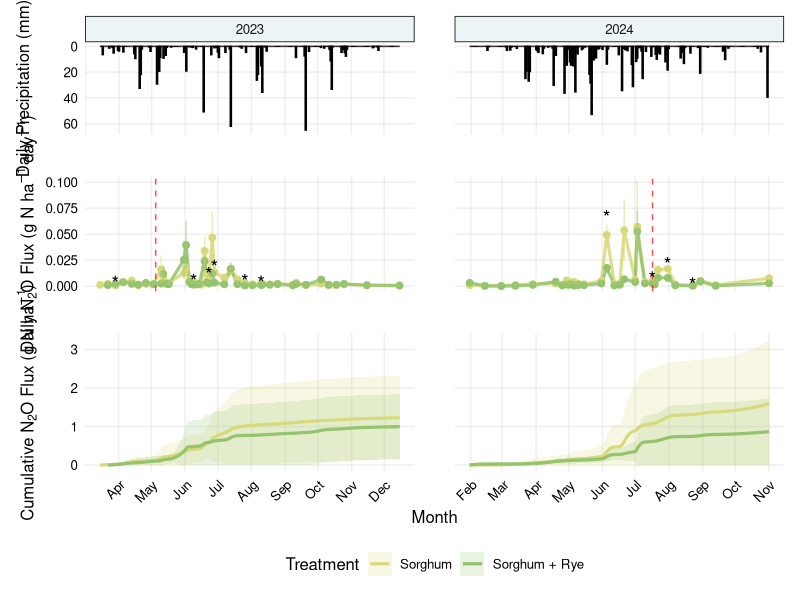
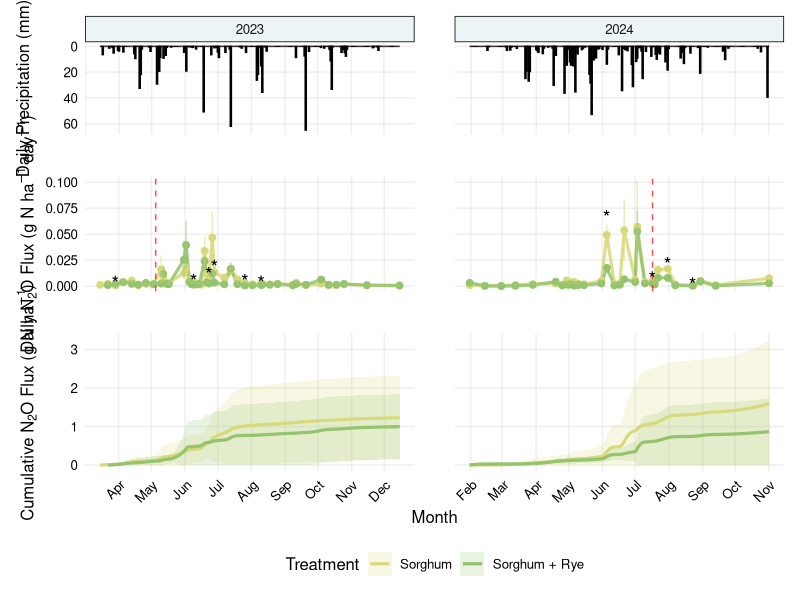

The R source for these figures, in order:
## ---- chunk 1
library(tidyverse)
library(lubridate)
library(patchwork)

# Custom theme and colors (mirrors Final_Figures_Tables.qmd)
theme_publication <- function(base_size = 12) {
  theme_minimal(base_size = base_size) +
    theme(
      panel.background = element_rect(fill = "#ffffffff", color = NA),
      plot.background = element_rect(fill = "#ffffffff", color = NA),
      panel.grid.major = element_line(color = alpha("#B7B5B3", 0.2)),
      panel.grid.minor = element_blank(),
      text = element_text(color = "#000000ff"),
      axis.text = element_text(color = "#000000ff"),
      strip.background = element_rect(fill = alpha("#A5CAD2", 0.2)),
      axis.text.x = element_text(angle = 45, hjust = 1),
      panel.spacing = unit(2, "lines")
    )
}

treatment_colors <- c(
  "Sorghum" = "#D8D97AFF",
  "Sorghum + Rye" = "#95C36EFF",
  "Corn" = "#74C8C3FF",
  "Soy" = "#0A2E57FF"
)

scale_color_treatments <- function() scale_color_manual(values = treatment_colors)
scale_fill_treatments <- function() scale_fill_manual(values = treatment_colors)
## ---- chunk 2
flux_data <- read_csv("data/cleaned_flux_data.csv") %>%
  mutate(date = as.Date(date))

rain <- readxl::read_xlsx("data/rain/historical_rain.xlsx") %>%
  select(day, doy, precipmm) %>%
  mutate(date = as.Date(day), year = year(date))
## ---- chunk 3
# Treatment-level daily means and SE (as in original Figure 2)
daily_flux <- flux_data %>%
  filter(treatment %in% c("Sorghum", "Sorghum + Rye")) %>%
  mutate(Treatment = treatment, year = year(date)) %>%
  filter(year %in% c(2023, 2024)) %>%
  group_by(Treatment, year, date) %>%
  summarise(
    mean_flux = mean(gnha_day_no_negative, na.rm = TRUE) / 1000,
    se_flux   = sd(gnha_day_no_negative, na.rm = TRUE) /
      sqrt(sum(!is.na(gnha_day_no_negative))) / 1000,
    .groups = "drop"
  )

# Flux measurement window per year
flux_date_ranges <- daily_flux %>%
  group_by(year) %>%
  summarise(
    min_date = min(date, na.rm = TRUE),
    max_date = max(date, na.rm = TRUE),
    .groups = "drop"
  )

# Daily significance between treatments
# (retained for stylistic match to existing figure)
daily_significance <- flux_data %>%
  filter(treatment %in% c("Sorghum", "Sorghum + Rye")) %>%
  mutate(year = year(date)) %>%
  filter(year %in% c(2023, 2024)) %>%
  group_by(year, date) %>%
  summarise(
    p_value = {
      sorghum_flux <- gnha_day_no_negative[treatment == "Sorghum"]
      sorghum_rye_flux <- gnha_day_no_negative[treatment == "Sorghum + Rye"]

      sorghum_flux <- sorghum_flux[!is.na(sorghum_flux)]
      sorghum_rye_flux <- sorghum_rye_flux[!is.na(sorghum_rye_flux)]

      if (length(sorghum_flux) >= 2 && length(sorghum_rye_flux) >= 2) {
        tryCatch(t.test(sorghum_flux, sorghum_rye_flux)$p.value,
                 error = function(e) NA_real_)
      } else {
        NA_real_
      }
    },
    .groups = "drop"
  ) %>%
  mutate(
    significant = p_value < 0.05,
    star_label = ifelse(significant & !is.na(p_value), "*", "")
  )

max_flux_by_date <- daily_flux %>%
  group_by(year, date) %>%
  summarise(max_flux = max(mean_flux + se_flux, na.rm = TRUE), .groups = "drop")

star_data <- daily_significance %>%
  left_join(max_flux_by_date, by = c("year", "date")) %>%
  filter(star_label == "*") %>%
  mutate(star_y = max_flux * 1.1)
## ---- chunk 4
# Plot-level daily flux (averaging row/interrow within plot)
daily_flux_plot_level <- flux_data %>%
  filter(treatment %in% c("Sorghum", "Sorghum + Rye")) %>%
  mutate(Treatment = treatment, year = year(date)) %>%
  filter(year %in% c(2023, 2024)) %>%
  group_by(Treatment, year, plot, date) %>%
  summarise(daily_flux = mean(gnha_day_no_negative, na.rm = TRUE) / 1000,
            .groups = "drop")

# Interpolate and accumulate per plot
cum_flux_plot_level <- daily_flux_plot_level %>%
  arrange(Treatment, year, plot, date) %>%
  group_by(Treatment, year, plot) %>%
  group_modify(~ {
    df <- .x %>%
      complete(date = seq(min(date), max(date), by = "day")) %>%
      arrange(date)

    non_na <- !is.na(df$daily_flux)
    if (sum(non_na) == 0) return(tibble())

    flux_interp <- if (sum(non_na) >= 2) {
      approx(
        x = df$date[non_na],
        y = df$daily_flux[non_na],
        xout = df$date,
        rule = 1,
        ties = "ordered"
      )$y
    } else {
      rep(df$daily_flux[non_na][1], nrow(df))
    }

    df %>%
      mutate(
        flux_interp = flux_interp,
        cum_flux = cumsum(flux_interp)
      ) %>%
      filter(!is.na(flux_interp))
  }) %>%
  ungroup()

# Summarize between plots for ribbons
cum_flux_summary <- cum_flux_plot_level %>%
  group_by(Treatment, year, date) %>%
  summarise(
    cum_flux_mean = mean(cum_flux, na.rm = TRUE),
    cum_flux_sd   = sd(cum_flux, na.rm = TRUE),
    n_plots       = dplyr::n(),
    cum_flux_se   = cum_flux_sd / sqrt(n_plots),
    t_crit        = ifelse(n_plots > 1, qt(0.975, df = n_plots - 1), NA_real_),
    cum_flux_ci   = t_crit * cum_flux_se,
    .groups = "drop"
  )
## ---- chunk 5
# Precipitation trimmed to flux sampling window
daily_precip_trimmed <- rain %>%
  transmute(date, year, precipmm) %>%
  filter(year %in% c(2023, 2024)) %>%
  left_join(flux_date_ranges, by = "year") %>%
  filter(date >= min_date, date <= max_date) %>%
  select(date, year, precipmm)

fert_events <- tibble(
  year = c(2023, 2024),
  fertilizer_date = as.Date(c("2023-05-05", "2024-07-17"))
)

# Precipitation panel
precip_plot <- ggplot(daily_precip_trimmed, aes(x = date, y = precipmm)) +
  geom_col(fill = "#000000ff", color = "black", width = 1) +
  scale_x_date(date_breaks = "1 month", date_labels = "%b") +
  scale_y_reverse(name = "Daily Precipitation (mm)") +
  facet_wrap(~year, nrow = 1, scales = "free_x") +
  theme_publication() +
  theme(
    axis.text.x = element_blank(),
    axis.ticks.x = element_blank()
  ) +
  labs(x = "")

# Daily flux panel
daily_flux_plot <- ggplot(daily_flux, aes(x = date, y = mean_flux, color = Treatment)) +
  geom_line(linewidth = 1.1, alpha = 0.85) +
  geom_point(size = 2) +
  geom_errorbar(aes(ymin = mean_flux - se_flux, ymax = mean_flux + se_flux),
                width = 0.2, alpha = 0.5) +
  geom_vline(data = fert_events,
             aes(xintercept = as.numeric(fertilizer_date)),
             linetype = "dashed", color = "red", alpha = 0.7, inherit.aes = FALSE) +
  geom_text(data = star_data,
            aes(x = date, y = star_y, label = star_label),
            color = "black", size = 5, inherit.aes = FALSE) +
  scale_color_treatments() +
  scale_x_date(date_breaks = "1 month", date_labels = "%b") +
  labs(y = expression("Daily N"[2]*"O Flux (g N ha"^-1*" day"^-1*")"),
       color = "Treatment") +
  facet_wrap(~year, nrow = 1, scales = "free_x") +
  theme_publication() +
  theme(
    axis.text.x = element_blank(),
    axis.ticks.x = element_blank(),
    strip.text = element_blank(),
    legend.position = "none"
  ) +
  labs(x = "")

# New cumulative flux panel with plot-level CI
cumulative_flux_plot <- ggplot(cum_flux_summary,
                               aes(x = date, y = cum_flux_mean,
                                   color = Treatment, fill = Treatment)) +
  geom_ribbon(aes(ymin = pmax(cum_flux_mean - cum_flux_ci, 0),
                  ymax = cum_flux_mean + cum_flux_ci),
              alpha = 0.2, linewidth = 0) +
  geom_line(linewidth = 1.1) +
  scale_color_treatments() +
  scale_fill_treatments() +
  scale_x_date(date_breaks = "1 month", date_labels = "%b") +
  labs(x = "Month",
       y = expression("Cumulative N"[2]*"O Flux (g N ha"^-1*")"),
       color = "Treatment", fill = "Treatment") +
  facet_wrap(~year, nrow = 1, scales = "free_x") +
  theme_publication() +
  theme(
    strip.text = element_blank(),
    legend.position = "bottom",
    legend.direction = "horizontal",
    strip.background = element_rect(fill = alpha("#A5CAD2", 0.2)),
    panel.spacing = unit(2, "lines")
  )

figure2_plotlevel <- (precip_plot / daily_flux_plot / cumulative_flux_plot) +
  patchwork::plot_layout(heights = c(0.8, 1, 1.2))

figure2_plotlevel
## ---- chunk 6
ggsave(
  filename = "figures/figure2_flux_precip_cumulative_2023_2024_plotlevelCI.png",
  plot     = figure2_plotlevel,
  width    = 174,
  height   = 174,
  units    = "mm",
  dpi      = 600,
  bg       = "white"
)
